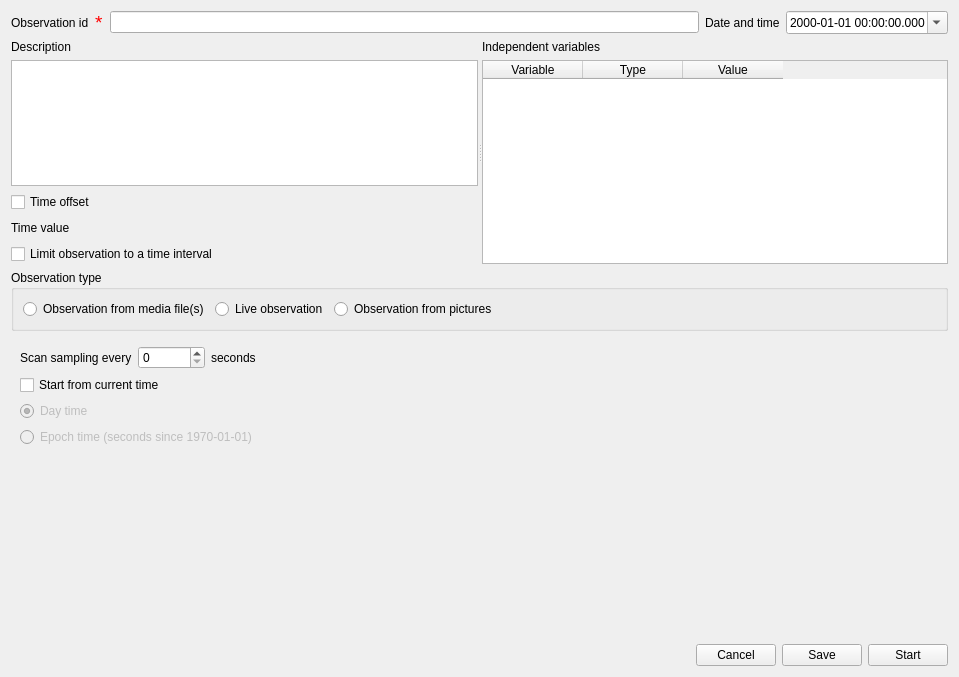
<?xml version="1.0" encoding="UTF-8"?>
<ui version="4.0">
 <class>Form</class>
 <widget class="QWidget" name="Form">
  <property name="geometry">
   <rect>
    <x>0</x>
    <y>0</y>
    <width>959</width>
    <height>677</height>
   </rect>
  </property>
  <property name="windowTitle">
   <string>New observation</string>
  </property>
  <layout class="QVBoxLayout" name="verticalLayout_6">
   <item>
    <layout class="QHBoxLayout" name="horizontalLayout_2">
     <item>
      <widget class="QLabel" name="label">
       <property name="text">
        <string>Observation id</string>
       </property>
      </widget>
     </item>
     <item>
      <widget class="QLabel" name="lb_star">
       <property name="font">
        <font>
         <pointsize>14</pointsize>
        </font>
       </property>
       <property name="styleSheet">
        <string notr="true">color: red</string>
       </property>
       <property name="text">
        <string>*</string>
       </property>
      </widget>
     </item>
     <item>
      <widget class="QLineEdit" name="leObservationId"/>
     </item>
     <item>
      <widget class="QLabel" name="label_8">
       <property name="text">
        <string>Date and time</string>
       </property>
      </widget>
     </item>
     <item>
      <widget class="QDateTimeEdit" name="dteDate">
       <property name="displayFormat">
        <string>yyyy-MM-dd hh:mm:ss.zzz</string>
       </property>
       <property name="calendarPopup">
        <bool>true</bool>
       </property>
      </widget>
     </item>
    </layout>
   </item>
   <item>
    <widget class="QSplitter" name="splitter">
     <property name="orientation">
      <enum>Qt::Horizontal</enum>
     </property>
     <widget class="QWidget" name="layoutWidget">
      <layout class="QVBoxLayout" name="verticalLayout_2">
       <item>
        <widget class="QLabel" name="label_9">
         <property name="sizePolicy">
          <sizepolicy hsizetype="Preferred" vsizetype="Preferred">
           <horstretch>0</horstretch>
           <verstretch>0</verstretch>
          </sizepolicy>
         </property>
         <property name="text">
          <string>Description</string>
         </property>
         <property name="alignment">
          <set>Qt::AlignLeading|Qt::AlignLeft|Qt::AlignVCenter</set>
         </property>
        </widget>
       </item>
       <item>
        <widget class="QTextEdit" name="teDescription">
         <property name="sizePolicy">
          <sizepolicy hsizetype="Expanding" vsizetype="Expanding">
           <horstretch>0</horstretch>
           <verstretch>0</verstretch>
          </sizepolicy>
         </property>
         <property name="maximumSize">
          <size>
           <width>16777215</width>
           <height>16777215</height>
          </size>
         </property>
         <property name="acceptDrops">
          <bool>false</bool>
         </property>
        </widget>
       </item>
       <item>
        <widget class="QCheckBox" name="cb_time_offset">
         <property name="text">
          <string>Time offset</string>
         </property>
        </widget>
       </item>
       <item>
        <layout class="QHBoxLayout" name="horizontalLayout_6">
         <item>
          <widget class="QLabel" name="lbTimeOffset">
           <property name="text">
            <string>Time value</string>
           </property>
          </widget>
         </item>
         <item>
          <spacer name="horizontalSpacer_2">
           <property name="orientation">
            <enum>Qt::Horizontal</enum>
           </property>
           <property name="sizeHint" stdset="0">
            <size>
             <width>40</width>
             <height>20</height>
            </size>
           </property>
          </spacer>
         </item>
        </layout>
       </item>
       <item>
        <widget class="QCheckBox" name="cb_observation_time_interval">
         <property name="text">
          <string>Limit observation to a time interval</string>
         </property>
        </widget>
       </item>
      </layout>
     </widget>
     <widget class="QWidget" name="layoutWidget">
      <layout class="QVBoxLayout" name="verticalLayout_11" stretch="0,0">
       <item>
        <widget class="QLabel" name="label_3">
         <property name="text">
          <string>Independent variables</string>
         </property>
        </widget>
       </item>
       <item>
        <widget class="QTableWidget" name="twIndepVariables">
         <column>
          <property name="text">
           <string>Variable</string>
          </property>
         </column>
         <column>
          <property name="text">
           <string>Type</string>
          </property>
         </column>
         <column>
          <property name="text">
           <string>Value</string>
          </property>
         </column>
        </widget>
       </item>
      </layout>
     </widget>
    </widget>
   </item>
   <item>
    <widget class="QGroupBox" name="gb_observation_type">
     <property name="title">
      <string>Observation type</string>
     </property>
     <layout class="QHBoxLayout" name="horizontalLayout_7">
      <item>
       <layout class="QHBoxLayout" name="horizontalLayout_4">
        <item>
         <widget class="QRadioButton" name="rb_media_files">
          <property name="text">
           <string>Observation from media file(s)</string>
          </property>
         </widget>
        </item>
        <item>
         <widget class="QRadioButton" name="rb_live">
          <property name="text">
           <string>Live observation</string>
          </property>
         </widget>
        </item>
        <item>
         <widget class="QRadioButton" name="rb_images">
          <property name="enabled">
           <bool>true</bool>
          </property>
          <property name="text">
           <string>Observation from pictures</string>
          </property>
         </widget>
        </item>
        <item>
         <spacer name="horizontalSpacer_4">
          <property name="orientation">
           <enum>Qt::Horizontal</enum>
          </property>
          <property name="sizeHint" stdset="0">
           <size>
            <width>40</width>
            <height>20</height>
           </size>
          </property>
         </spacer>
        </item>
       </layout>
      </item>
     </layout>
    </widget>
   </item>
   <item>
    <widget class="QStackedWidget" name="sw_observation_type">
     <property name="currentIndex">
      <number>2</number>
     </property>
     <widget class="QWidget" name="page"/>
     <widget class="QWidget" name="pg_media_files">
      <layout class="QVBoxLayout" name="verticalLayout_7">
       <item>
        <widget class="QTabWidget" name="tabWidget">
         <property name="currentIndex">
          <number>0</number>
         </property>
         <widget class="QWidget" name="tab_player_1">
          <attribute name="title">
           <string>Media files</string>
          </attribute>
          <layout class="QVBoxLayout" name="verticalLayout">
           <item>
            <layout class="QVBoxLayout" name="verticalLayout_3">
             <item>
              <widget class="QTableWidget" name="twVideo1">
               <property name="editTriggers">
                <set>QAbstractItemView::AnyKeyPressed|QAbstractItemView::DoubleClicked|QAbstractItemView::EditKeyPressed</set>
               </property>
               <property name="alternatingRowColors">
                <bool>true</bool>
               </property>
               <property name="selectionMode">
                <enum>QAbstractItemView::MultiSelection</enum>
               </property>
               <property name="selectionBehavior">
                <enum>QAbstractItemView::SelectRows</enum>
               </property>
               <property name="textElideMode">
                <enum>Qt::ElideNone</enum>
               </property>
               <column>
                <property name="text">
                 <string>Player</string>
                </property>
               </column>
               <column>
                <property name="text">
                 <string>Offset (seconds)</string>
                </property>
               </column>
               <column>
                <property name="text">
                 <string>Path</string>
                </property>
               </column>
               <column>
                <property name="text">
                 <string>Duration</string>
                </property>
               </column>
               <column>
                <property name="text">
                 <string>FPS</string>
                </property>
               </column>
               <column>
                <property name="text">
                 <string>Video</string>
                </property>
               </column>
               <column>
                <property name="text">
                 <string>Audio</string>
                </property>
               </column>
              </widget>
             </item>
            </layout>
           </item>
           <item>
            <layout class="QHBoxLayout" name="horizontalLayout_3">
             <item>
              <widget class="QPushButton" name="pbAddVideo">
               <property name="text">
                <string>Add media</string>
               </property>
              </widget>
             </item>
             <item>
              <widget class="QPushButton" name="pbRemoveVideo">
               <property name="text">
                <string>Remove selected media</string>
               </property>
              </widget>
             </item>
             <item>
              <widget class="QPushButton" name="pb_use_media_file_name_as_obsid">
               <property name="text">
                <string>Use media file name as observation id</string>
               </property>
              </widget>
             </item>
             <item>
              <spacer name="horizontalSpacer_6">
               <property name="orientation">
                <enum>Qt::Horizontal</enum>
               </property>
               <property name="sizeHint" stdset="0">
                <size>
                 <width>40</width>
                 <height>20</height>
                </size>
               </property>
              </spacer>
             </item>
            </layout>
           </item>
           <item>
            <layout class="QHBoxLayout" name="horizontalLayout_15">
             <item>
              <widget class="QCheckBox" name="cbVisualizeSpectrogram">
               <property name="text">
                <string>Visualize the sound spectrogram for the player #1</string>
               </property>
              </widget>
             </item>
             <item>
              <widget class="QCheckBox" name="cb_visualize_waveform">
               <property name="text">
                <string>Visualize the waveform for the player #1</string>
               </property>
              </widget>
             </item>
             <item>
              <widget class="QCheckBox" name="cb_media_creation_date_as_offset">
               <property name="enabled">
                <bool>false</bool>
               </property>
               <property name="text">
                <string>Use the media creation date/time metadata as offset</string>
               </property>
              </widget>
             </item>
             <item>
              <spacer name="horizontalSpacer_11">
               <property name="orientation">
                <enum>Qt::Horizontal</enum>
               </property>
               <property name="sizeHint" stdset="0">
                <size>
                 <width>40</width>
                 <height>20</height>
                </size>
               </property>
              </spacer>
             </item>
            </layout>
           </item>
           <item>
            <layout class="QHBoxLayout" name="horizontalLayout_12">
             <item>
              <widget class="QLabel" name="label_5">
               <property name="text">
                <string>Scan sampling every (s)</string>
               </property>
              </widget>
             </item>
             <item>
              <widget class="QSpinBox" name="sb_media_scan_sampling">
               <property name="maximum">
                <number>1000000</number>
               </property>
              </widget>
             </item>
             <item>
              <widget class="QLabel" name="label_2">
               <property name="text">
                <string>Image display duration (s)</string>
               </property>
              </widget>
             </item>
             <item>
              <widget class="QSpinBox" name="sb_image_display_duration">
               <property name="minimum">
                <number>1</number>
               </property>
               <property name="maximum">
                <number>86400</number>
               </property>
              </widget>
             </item>
             <item>
              <spacer name="horizontalSpacer_8">
               <property name="orientation">
                <enum>Qt::Horizontal</enum>
               </property>
               <property name="sizeHint" stdset="0">
                <size>
                 <width>40</width>
                 <height>20</height>
                </size>
               </property>
              </spacer>
             </item>
            </layout>
           </item>
           <item>
            <widget class="QCheckBox" name="cbCloseCurrentBehaviorsBetweenVideo">
             <property name="enabled">
              <bool>false</bool>
             </property>
             <property name="text">
              <string>Stop ongoing state events between successive media files</string>
             </property>
            </widget>
           </item>
          </layout>
         </widget>
         <widget class="QWidget" name="tab_data_files">
          <attribute name="title">
           <string>Data files</string>
          </attribute>
          <layout class="QVBoxLayout" name="verticalLayout_17">
           <item>
            <widget class="QSplitter" name="splitter_5">
             <property name="orientation">
              <enum>Qt::Vertical</enum>
             </property>
             <widget class="QWidget" name="layoutWidget_4">
              <layout class="QVBoxLayout" name="verticalLayout_15">
               <item>
                <widget class="QLabel" name="label_7">
                 <property name="text">
                  <string>Data files to plot</string>
                 </property>
                </widget>
               </item>
               <item>
                <widget class="QTableWidget" name="tw_data_files">
                 <property name="selectionMode">
                  <enum>QAbstractItemView::MultiSelection</enum>
                 </property>
                 <column>
                  <property name="text">
                   <string>Path</string>
                  </property>
                 </column>
                 <column>
                  <property name="text">
                   <string>Columns to plot</string>
                  </property>
                 </column>
                 <column>
                  <property name="text">
                   <string>Plot title</string>
                  </property>
                 </column>
                 <column>
                  <property name="text">
                   <string>Variable name</string>
                  </property>
                 </column>
                 <column>
                  <property name="text">
                   <string>Converters</string>
                  </property>
                 </column>
                 <column>
                  <property name="text">
                   <string>Time interval (s)</string>
                  </property>
                 </column>
                 <column>
                  <property name="text">
                   <string>Start position (s)</string>
                  </property>
                 </column>
                 <column>
                  <property name="text">
                   <string>Substract first value</string>
                  </property>
                 </column>
                 <column>
                  <property name="text">
                   <string>Color</string>
                  </property>
                 </column>
                </widget>
               </item>
              </layout>
             </widget>
             <widget class="QWidget" name="layoutWidget_5">
              <layout class="QVBoxLayout" name="verticalLayout_16">
               <item>
                <layout class="QHBoxLayout" name="horizontalLayout_5">
                 <item>
                  <widget class="QPushButton" name="pb_add_data_file">
                   <property name="text">
                    <string>Add data file</string>
                   </property>
                  </widget>
                 </item>
                 <item>
                  <widget class="QPushButton" name="pb_remove_data_file">
                   <property name="text">
                    <string>Remove selected data file</string>
                   </property>
                  </widget>
                 </item>
                 <item>
                  <widget class="QPushButton" name="pb_view_data_head">
                   <property name="text">
                    <string>View data from file</string>
                   </property>
                  </widget>
                 </item>
                 <item>
                  <widget class="QPushButton" name="pb_plot_data">
                   <property name="text">
                    <string>Show plot</string>
                   </property>
                  </widget>
                 </item>
                 <item>
                  <spacer name="horizontalSpacer_7">
                   <property name="orientation">
                    <enum>Qt::Horizontal</enum>
                   </property>
                   <property name="sizeHint" stdset="0">
                    <size>
                     <width>40</width>
                     <height>20</height>
                    </size>
                   </property>
                  </spacer>
                 </item>
                </layout>
               </item>
               <item>
                <spacer name="verticalSpacer_4">
                 <property name="orientation">
                  <enum>Qt::Vertical</enum>
                 </property>
                 <property name="sizeHint" stdset="0">
                  <size>
                   <width>20</width>
                   <height>40</height>
                  </size>
                 </property>
                </spacer>
               </item>
              </layout>
             </widget>
            </widget>
           </item>
          </layout>
         </widget>
        </widget>
       </item>
      </layout>
     </widget>
     <widget class="QWidget" name="pg_live">
      <layout class="QVBoxLayout" name="verticalLayout_4">
       <item>
        <layout class="QVBoxLayout" name="verticalLayout_8">
         <item>
          <layout class="QHBoxLayout" name="horizontalLayout_8">
           <item>
            <widget class="QLabel" name="label_4">
             <property name="text">
              <string>Scan sampling every</string>
             </property>
            </widget>
           </item>
           <item>
            <widget class="QSpinBox" name="sbScanSampling">
             <property name="maximum">
              <number>1000000</number>
             </property>
            </widget>
           </item>
           <item>
            <widget class="QLabel" name="label_6">
             <property name="text">
              <string>seconds</string>
             </property>
            </widget>
           </item>
           <item>
            <spacer name="horizontalSpacer">
             <property name="orientation">
              <enum>Qt::Horizontal</enum>
             </property>
             <property name="sizeHint" stdset="0">
              <size>
               <width>40</width>
               <height>20</height>
              </size>
             </property>
            </spacer>
           </item>
          </layout>
         </item>
         <item>
          <widget class="QCheckBox" name="cb_start_from_current_time">
           <property name="text">
            <string>Start from current time</string>
           </property>
          </widget>
         </item>
         <item>
          <widget class="QRadioButton" name="rb_day_time">
           <property name="enabled">
            <bool>false</bool>
           </property>
           <property name="text">
            <string>Day time</string>
           </property>
           <property name="checked">
            <bool>true</bool>
           </property>
          </widget>
         </item>
         <item>
          <widget class="QRadioButton" name="rb_epoch_time">
           <property name="enabled">
            <bool>false</bool>
           </property>
           <property name="text">
            <string>Epoch time (seconds since 1970-01-01)</string>
           </property>
          </widget>
         </item>
         <item>
          <spacer name="verticalSpacer_2">
           <property name="orientation">
            <enum>Qt::Vertical</enum>
           </property>
           <property name="sizeHint" stdset="0">
            <size>
             <width>20</width>
             <height>40</height>
            </size>
           </property>
          </spacer>
         </item>
        </layout>
       </item>
      </layout>
     </widget>
     <widget class="QWidget" name="pg_images">
      <layout class="QVBoxLayout" name="verticalLayout_5">
       <item>
        <layout class="QHBoxLayout" name="horizontalLayout_9">
         <item>
          <widget class="QListWidget" name="lw_images_directory"/>
         </item>
        </layout>
       </item>
       <item>
        <widget class="QLabel" name="lb_images_info">
         <property name="text">
          <string>Image info:</string>
         </property>
        </widget>
       </item>
       <item>
        <layout class="QHBoxLayout" name="horizontalLayout_14">
         <item>
          <widget class="QPushButton" name="pb_add_directory">
           <property name="text">
            <string>Add directory</string>
           </property>
          </widget>
         </item>
         <item>
          <widget class="QPushButton" name="pb_remove_directory">
           <property name="text">
            <string>Remove directory</string>
           </property>
          </widget>
         </item>
         <item>
          <spacer name="horizontalSpacer_10">
           <property name="orientation">
            <enum>Qt::Horizontal</enum>
           </property>
           <property name="sizeHint" stdset="0">
            <size>
             <width>40</width>
             <height>20</height>
            </size>
           </property>
          </spacer>
         </item>
        </layout>
       </item>
       <item>
        <layout class="QHBoxLayout" name="horizontalLayout_13">
         <item>
          <widget class="QPushButton" name="pb_use_img_dir_as_obsid">
           <property name="text">
            <string>Use the pictures directory as observation id</string>
           </property>
          </widget>
         </item>
         <item>
          <spacer name="horizontalSpacer_9">
           <property name="orientation">
            <enum>Qt::Horizontal</enum>
           </property>
           <property name="sizeHint" stdset="0">
            <size>
             <width>40</width>
             <height>20</height>
            </size>
           </property>
          </spacer>
         </item>
        </layout>
       </item>
       <item>
        <widget class="QGroupBox" name="groupBox">
         <property name="title">
          <string>Time</string>
         </property>
         <layout class="QHBoxLayout" name="horizontalLayout_11">
          <item>
           <layout class="QHBoxLayout" name="horizontalLayout_10">
            <item>
             <widget class="QRadioButton" name="rb_no_time">
              <property name="text">
               <string>No time</string>
              </property>
             </widget>
            </item>
            <item>
             <widget class="QRadioButton" name="rb_use_exif">
              <property name="text">
               <string>Use the EXIF DateTimeOriginal tag</string>
              </property>
             </widget>
            </item>
            <item>
             <widget class="QRadioButton" name="rb_time_lapse">
              <property name="text">
               <string>Time lapse (s)</string>
              </property>
             </widget>
            </item>
            <item>
             <widget class="QDoubleSpinBox" name="sb_time_lapse">
              <property name="decimals">
               <number>3</number>
              </property>
              <property name="maximum">
               <double>86400.000000000000000</double>
              </property>
             </widget>
            </item>
            <item>
             <spacer name="horizontalSpacer_5">
              <property name="orientation">
               <enum>Qt::Horizontal</enum>
              </property>
              <property name="sizeHint" stdset="0">
               <size>
                <width>40</width>
                <height>20</height>
               </size>
              </property>
             </spacer>
            </item>
           </layout>
          </item>
         </layout>
        </widget>
       </item>
      </layout>
     </widget>
    </widget>
   </item>
   <item>
    <layout class="QHBoxLayout" name="horizontalLayout">
     <item>
      <spacer name="horizontalSpacer_3">
       <property name="orientation">
        <enum>Qt::Horizontal</enum>
       </property>
       <property name="sizeHint" stdset="0">
        <size>
         <width>40</width>
         <height>20</height>
        </size>
       </property>
      </spacer>
     </item>
     <item>
      <widget class="QPushButton" name="pbCancel">
       <property name="text">
        <string>Cancel</string>
       </property>
      </widget>
     </item>
     <item>
      <widget class="QPushButton" name="pbSave">
       <property name="text">
        <string>Save</string>
       </property>
      </widget>
     </item>
     <item>
      <widget class="QPushButton" name="pbLaunch">
       <property name="text">
        <string>Start</string>
       </property>
      </widget>
     </item>
    </layout>
   </item>
  </layout>
 </widget>
 <resources/>
 <connections/>
</ui>
